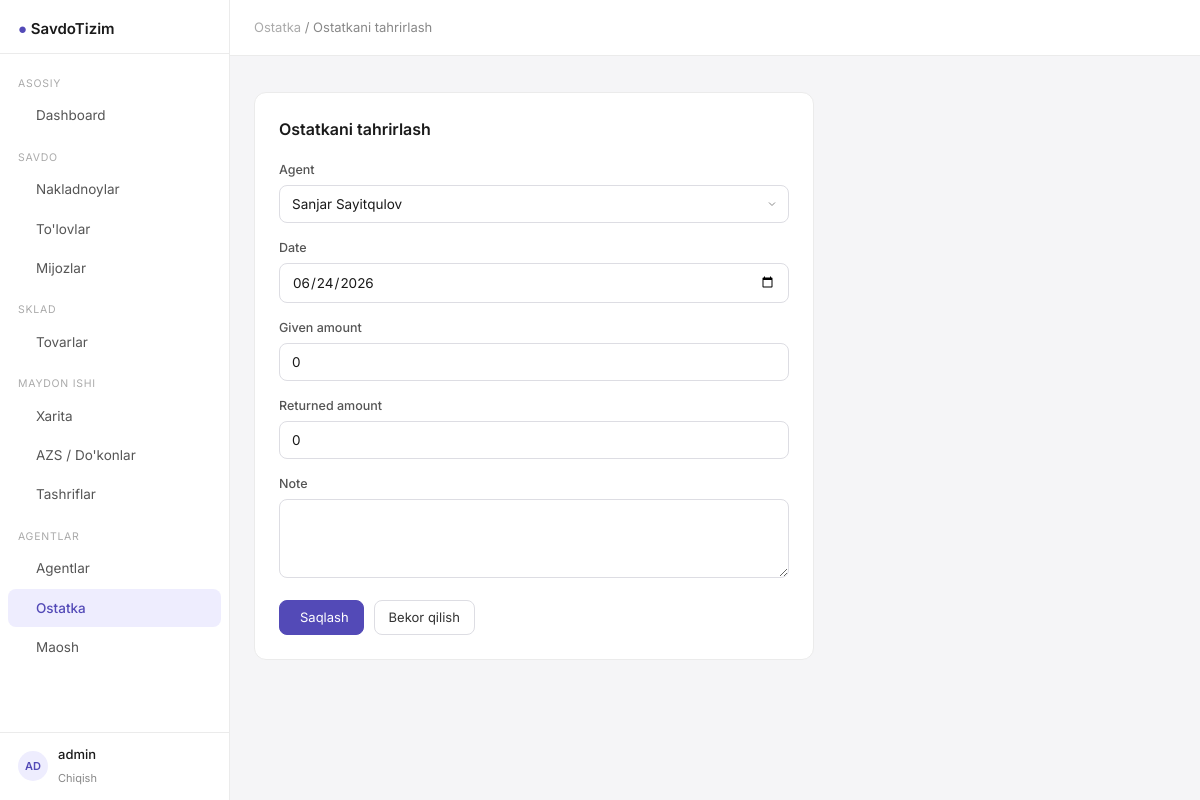
Screenshot of /balances/1/edit/ (signed in) with the database file from the repository.
### apps/models.py (models this page shows, shortened)
class User(AbstractUser):
    pass

class AgentBalance(Model):
    agent = ForeignKey(Agent, on_delete=CASCADE, related_name='balances')
    date = DateField(default=timezone.now)
    given_amount = IntegerField(default=0, help_text="Agentga berilgan pul")
    returned_amount = IntegerField(default=0, help_text="Agent qaytargan pul")
    note = TextField(blank=True)
    class Meta:
        verbose_name = "Agent balansi"
        verbose_name_plural = "Agent balanslari"
        ordering = ['-date']

### apps/views.py (the view)
# urls.py: path('balances/<int:pk>/edit/', views.agent_balance_update, name='agent_balance_update'),
@login_required
def agent_balance_update(request, pk):
    balance = get_object_or_404(AgentBalance, pk=pk)
    if request.method == 'POST':
        form = AgentBalanceForm(request.POST, instance=balance)
        if form.is_valid():
            form.save()
            messages.success(request, "Ostatka yangilandi.")
            return redirect('agent_balance_list')
    else:
        form = AgentBalanceForm(instance=balance)
    return render(request, 'balances/form.html', {'form': form, 'title': "Ostatkani tahrirlash"})

### apps/forms.py
class AgentBalanceForm(forms.ModelForm):
    class Meta:
        model = AgentBalance
        fields = ['agent', 'date', 'given_amount', 'returned_amount', 'note']
        widgets = {
            'date': forms.DateInput(attrs={**ATTRS, 'type': 'date'}),
            'note': forms.Textarea(attrs=TEXTAREA),
        }
    def __init__(self, *args, **kwargs):
        super().__init__(*args, **kwargs)
        for f in self.fields.values():
            if not f.widget.attrs.get('class'):
                f.widget.attrs.update(ATTRS)

### apps/models.py (called while the page is built)
    def __str__(self):
        return f"{self.first_name} {self.last_name}"

### templates/balances/form.html (shortened to what this page needs)
{% extends "base.html" %}
{% block breadcrumb %}<a href="{% url 'agent_balance_list' %}" style="color:#aaa;text-decoration:none;">Ostatka</a> / {{ title }}{% endblock %}
{% block content %}
<div style="max-width:560px;">
  <div class="card" style="padding:24px;">
    <h2 style="font-size:16px; font-weight:600; margin-bottom:20px;">{{ title }}</h2>
    <form method="post">
      {% for field in form %}
      <div class="form-group">
        <label class="form-label">{{ field.label }}</label>
        {{ field }}
      </div>
      {% endfor %}
      <div style="display:flex; gap:10px; margin-top:8px;">
        <button type="submit" class="btn btn-primary"> Saqlash</button>
        <a href="{% url 'agent_balance_list' %}" class="btn">Bekor qilish</a>
      </div>
    </form>
  </div>
</div>
{% endblock %}

### templates/base.html (shortened to what this page needs)
<!DOCTYPE html>
<html lang="uz">
<head>
    <script src="https://cdn.tailwindcss.com"></script>
    <link rel="stylesheet" href="https://cdn.jsdelivr.net/npm/@tabler/icons-webfont@latest/tabler-icons.min.css"/>
</head>
<body>
<aside class="sidebar">
    <div style="padding:16px 18px 12px; border-bottom:1px solid #EBEBEB;">
    <span style="font-size:15px; font-weight:600;">
      <span style="color:#534AB7;">●</span> SavdoTizim
    </span>
    </div>
    <nav style="flex:1; padding:8px 0; overflow-y:auto;">
        <div class="nav-section">Asosiy</div>
        <a href="{% url 'dashboard' %}"
           class="nav-link {% if request.resolver_match.url_name == 'dashboard' %}active{% endif %}">
             Dashboard
        </a>
        <div class="nav-section">Savdo</div>
        <a href="{% url 'order_list' %}"
           class="nav-link {% if 'order' in request.resolver_match.url_name %}active{% endif %}">
             Nakladnoylar
        </a>
        <a href="{% url 'payment_list' %}"
           class="nav-link {% if 'payment' in request.resolver_match.url_name %}active{% endif %}">
             To'lovlar
        </a>
        <a href="{% url 'cliente_list' %}"
           class="nav-link {% if 'cliente' in request.resolver_match.url_name %}active{% endif %}">
             Mijozlar
        </a>
        <div class="nav-section">Sklad</div>
        <a href="{% url 'product_list' %}"
           class="nav-link {% if 'product' in request.resolver_match.url_name %}active{% endif %}">
             Tovarlar
        </a>
        <div class="nav-section">Maydon ishi</div>
        <a href="{% url 'point_map' %}"
           class="nav-link {% if request.resolver_match.url_name == 'point_map' %}active{% endif %}">
             Xarita
        </a>
        <a href="{% url 'point_list' %}"
           class="nav-link {% if request.resolver_match.url_name in 'point_list,point_create,point_update' %}active{% endif %}">
             AZS / Do'konlar
        </a>
        <a href="{% url 'visit_list' %}"
           class="nav-link {% if 'visit' in request.resolver_match.url_name %}active{% endif %}">
             Tashriflar
        </a>
        <div class="nav-section">Agentlar</div>
        <a href="{% url 'agent_list' %}"
           class="nav-link {% if request.resolver_match.url_name in 'agent_list,agent_detail' %}active{% endif %}">
             Agentlar
        </a>
        <a href="{% url 'agent_balance_list' %}"
           class="nav-link {% if 'balance' in request.resolver_match.url_name %}active{% endif %}">
             Ostatka
        </a>
        <a href="{% url 'salary_list' %}"
           class="nav-link {% if 'salary' in request.resolver_match.url_name %}active{% endif %}">
             Maosh
        </a>
    </nav>
    <div style="padding:12px 18px; border-top:1px solid #EBEBEB;">
        {% if user.is_authenticated %}
            <div style="display:flex; align-items:center; gap:10px;">
                <div class="avatar">{{ user.username|slice:":2"|upper }}</div>
                <div>
                    <div style="font-size:13px; font-weight:500;">{{ user.get_full_name|default:user.username }}</div>
                    <a href="{% url 'logout' %}" style="font-size:11px; color:#888; text-decoration:none;">Chiqish</a>
                </div>
            </div>
        {% endif %}
    </div>
</aside>
<div class="main-content">
    <header class="topbar" style="display:flex; align-items:center; justify-content:space-between; padding:0 24px;">
        <nav style="font-size:13px; color:#888;">
            {% block breadcrumb %}{% endblock %}
        </nav>
    </header>
    <main style="padding:24px; flex:1;">
        {% block content %}{% endblock %}
    </main>
</div>
</body>
</html>

### templates/base.html (style rules this page uses)
* { box-sizing: border-box; }
body { font-family: 'Inter', sans-serif; background: #F5F5F7; color: #1a1a1a; }
.sidebar { width: 230px; min-height: 100vh; background: #fff; border-right: 1px solid #EBEBEB; position: fixed; top: 0; left: 0; bottom: 0; z-index: 40; display: flex; flex-direction: column; }
.main-content { margin-left: 230px; min-height: 100vh; display: flex; flex-direction: column; }
.topbar { height: 56px; background: #fff; border-bottom: 1px solid #EBEBEB; position: sticky; top: 0; z-index: 30; }
.nav-link { display: flex; align-items: center; gap: 10px; padding: 9px 18px; font-size: 13.5px; color: #555; border-radius: 8px; margin: 1px 8px; transition: background .12s, color .12s; text-decoration: none; }
.nav-link.active { background: #EEEDFE; color: #534AB7; font-weight: 500; }
.nav-section { font-size: 10.5px; color: #aaa; padding: 14px 18px 4px; text-transform: uppercase; letter-spacing: .07em; }
.card { background: #fff; border: 1px solid #EBEBEB; border-radius: 12px; }
.btn { display: inline-flex; align-items: center; gap: 6px; padding: 7px 14px; font-size: 13px; border-radius: 8px; border: 1px solid #DDDDE3; background: #fff; cursor: pointer; color: #333; text-decoration: none; transition: background .12s; }
.btn-primary { background: #534AB7; color: #fff; border-color: #534AB7; }
.form-control { width: 100%; padding: 8px 12px; font-size: 13.5px; border: 1px solid #DDDDE3; border-radius: 8px; background: #fff; color: #1a1a1a; outline: none; transition: border .12s; }
.form-label { font-size: 12.5px; font-weight: 500; color: #555; margin-bottom: 5px; display: block; }
.form-group { margin-bottom: 16px; }
select.form-control { appearance: none; background-repeat: no-repeat; background-position: right 10px center; padding-right: 32px; }
.avatar { width: 30px; height: 30px; border-radius: 50%; background: #EEEDFE; color: #534AB7; font-size: 11px; font-weight: 600; display: inline-flex; align-items: center; justify-content: center; flex-shrink: 0; }

### rows the page displays
User: username "AD", get_full_name "admin"
AgentBalance: form "Sanjar Sayitqulov" "06/24/2026" "0" "0"

### other values shown
{{ title }} "Ostatkani tahrirlash"
{{ field.label }} "Agent" "Date" "Given amount" "Returned amount" "Note"
